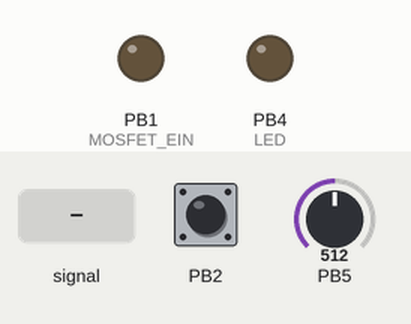
This program was run on a simulated ATtiny85, built with avr-gcc and emulated at 8 MHz. On the bench: output pins drawn as LEDs (lit = HIGH). Dashed ring = blinking. The inputs (shaded band) are chosen by the test bench; at power-on: PB5 = 512, PB2 HIGH.

Above: at 1.2 s.
1.3 s: PB5 fed a 2 Hz sine of ±306 counts around its level
At 1.62 s:
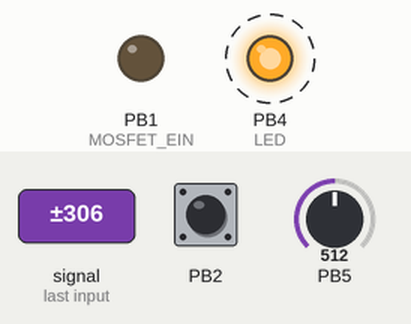
4.3 s: PB5 fed a 200 Hz sine of ±460 counts around its level
5.8 s: PB5 set to 900
At 6.6 s:
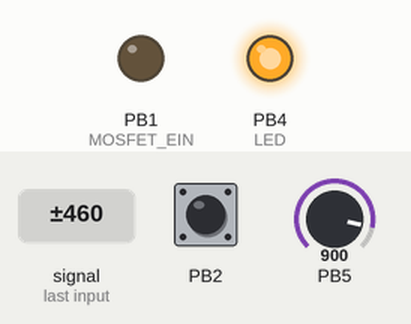
7.3 s: PB2 pulled LOW for 0.15 s
At 8.3 s:
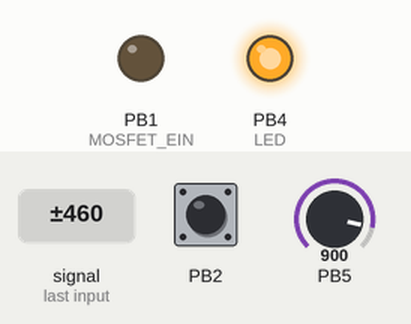
Timing chart, 0 to 9.9 s (numbered marks = the images above; inputs shaded):
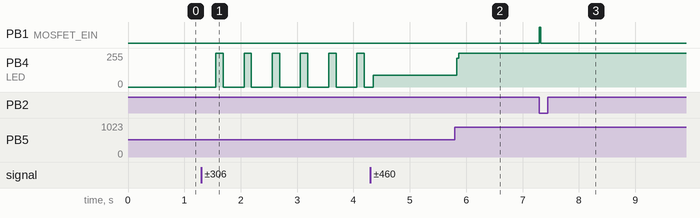

Measured:
- after the input at 1.3 s, PB4 (LED): alternates 255/255 for 0.13 s and 0/255 for 0.37 s, starting after 0.26 s
- after the input at 5.8 s, PB4 (LED): 90/255 → 255/255 at once
- after the input at 7.3 s, PB1 (MOSFET_EIN): LOW → HIGH at once, → LOW 0.02 s later

The program:

main.c
```c
/*
 * zkw_magnetisierer

 *
 * Created: 23.11.2018 11:21:59
 * Author : armin
 */

#define F_CPU 8000000UL

#include <avr/io.h>
#include <avr/interrupt.h>
#include <util/delay.h>
#include "init_ZKW.h"
#include "interupt_ZKW.h"


int main(void)
{

	CLKPR = 0x80;						//Clock prescaler 16MHz
	CLKPR = 0x00;

//	DDRB = DDRB | (1<<DDB0);		//Debug
	DDRB = DDRB | (1<<DDB1);		//MOSFET

	DDRB = DDRB &~ (1<<DDB5);		//ADC


	DDRB = DDRB &~ (1<<DDB2);		//int0
	PORTB = PORTB | (1<<PB2);		//pullup

	DDRB = DDRB | (1<<DDB4);		//Debug LED
	PORTB = PORTB &~ (1<<PB4);


	//init_timer();
	init_adc();
	init_ext_interrupt();


	sei();

    while (1)
    {
    }
}
```

init_ZKW.h
```c
void init_timer(void)
{
	TCCR0B = TCCR0B | (1<<CS00);		//Pre-scaler 1024 (8MHz/1024 = 128µs)
	TCCR0B = TCCR0B &~ (1<<CS01);
	TCCR0B = TCCR0B | (1<<CS02);


	TIMSK = TIMSK | (1<<OCIE0A);	//interrupt
	OCR0A = 156;
}

void init_adc(void)
{
	ADMUX = ADMUX &~ (1<<REFS0);		//Vcc as referenz
	ADMUX = ADMUX &~ (1<<REFS1);

	ADMUX = ADMUX | (1<<ADLAR);			//Left adjusted

	ADMUX = ADMUX &~ (1<<MUX0);			//PB5 ADC0 single ended
	ADMUX = ADMUX &~ (1<<MUX1);
	ADMUX = ADMUX &~ (1<<MUX2);
	ADMUX = ADMUX &~ (1<<MUX3);

	ADCSRA = ADCSRA | (1<<ADEN);		//ADC enable
	ADCSRA = ADCSRA | (1<<ADIE);		//Interrupt enable

	ADCSRA = ADCSRA &~ (1<<ADPS0);		//ADC prescaler
	ADCSRA = ADCSRA | (1<<ADPS1);		//Teiler 64
	ADCSRA = ADCSRA | (1<<ADPS2);

	ADCSRA = ADCSRA | (1<<ADSC);		//Wandlung starten

}

void init_ext_interrupt(void)
{
	MCUCR = MCUCR &~ (1<<ISC00);		//falling edge
	MCUCR = MCUCR | (1<<ISC01);

	GIMSK = GIMSK | (1<<INT0);		//Int0 Interrupt freischalten
}
```

interupt_ZKW.h
```c
#define MOSFETTIME 20
#define V_CAP 180		//197 -> max
#define ZEITDAUER 5

#define MOSFET_EIN PORTB = PORTB | (1<<PB1)
#define MOSFET_AUS PORTB = PORTB &~ (1<<PB1)


char adc_low;
char adc_high;

uint8_t overflow_counter = 0;
char schalten = 0;

void mosfet_schalten(void)
{
	MOSFET_EIN;

	_delay_ms(MOSFETTIME);

	MOSFET_AUS;
}

ISR(TIMER0_COMPA_vect)
{
	TCNT0=0;


	overflow_counter++;

	if(overflow_counter >= ZEITDAUER)
	{
		//PORTB = PORTB ^ (1<<PB0);
		overflow_counter = 0;
		schalten = 1;

	}
}
ISR (ADC_vect)
{
	adc_low = ADCL;
	adc_high = ADCH;


	if(adc_high >= V_CAP)
	{
		PORTB = PORTB | (1<<PB4);		//LED ein
	}
	else
	{
		PORTB = PORTB &~ (1<<PB4);		//LED aus
	}

	ADCSRA = ADCSRA | (1<<ADSC);	//Wandlung starten
}
ISR(INT0_vect)
{
	if(adc_high >= V_CAP)
	{
		mosfet_schalten();
	}


}
```
